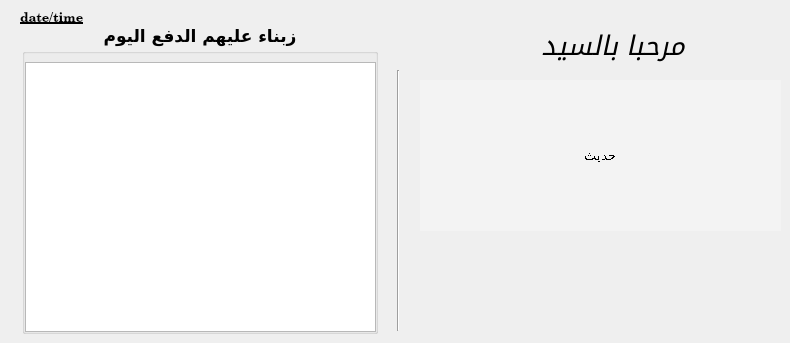
   <widget class="QWidget" name="home_sub_tab">
    <property name="locale">
     <locale language="Arabic" country="Morocco"/>
    </property>
    <attribute name="title">
     <string notr="true">الرئيسية</string>
    </attribute>
    <widget class="QLabel" name="wilcom_label">
     <property name="geometry">
      <rect>
       <x>439</x>
       <y>20</y>
       <width>340</width>
       <height>51</height>
      </rect>
     </property>
     <property name="font">
      <font>
       <family>AlBattar</family>
       <pointsize>20</pointsize>
       <weight>50</weight>
       <italic>true</italic>
       <bold>false</bold>
      </font>
     </property>
     <property name="frameShadow">
      <enum>QFrame::Raised</enum>
     </property>
     <property name="lineWidth">
      <number>0</number>
     </property>
     <property name="text">
      <string>مرحبا بالسيد </string>
     </property>
     <property name="textFormat">
      <enum>Qt::AutoText</enum>
     </property>
     <property name="scaledContents">
      <bool>false</bool>
     </property>
     <property name="alignment">
      <set>Qt::AlignCenter</set>
     </property>
     <property name="wordWrap">
      <bool>false</bool>
     </property>
     <property name="textInteractionFlags">
      <set>Qt::NoTextInteraction</set>
     </property>
    </widget>
    <widget class="QLabel" name="date_time_label">
     <property name="geometry">
      <rect>
       <x>20</x>
       <y>10</y>
       <width>161</width>
       <height>17</height>
      </rect>
     </property>
     <property name="font">
      <font>
       <family>Century Schoolbook L</family>
       <pointsize>10</pointsize>
       <weight>75</weight>
       <bold>true</bold>
       <underline>true</underline>
      </font>
     </property>
     <property name="text">
      <string>date/time</string>
     </property>
    </widget>
    <widget class="QLabel" name="hadit_label">
     <property name="geometry">
      <rect>
       <x>420</x>
       <y>80</y>
       <width>361</width>
       <height>151</height>
      </rect>
     </property>
     <property name="font">
      <font>
       <family>AlBattar</family>
       <pointsize>12</pointsize>
       <weight>50</weight>
       <italic>false</italic>
       <bold>false</bold>
       <underline>false</underline>
       <strikeout>false</strikeout>
       <stylestrategy>NoAntialias</stylestrategy>
       <kerning>false</kerning>
      </font>
     </property>
     <property name="cursor">
      <cursorShape>ForbiddenCursor</cursorShape>
     </property>
     <property name="mouseTracking">
      <bool>true</bool>
     </property>
     <property name="focusPolicy">
      <enum>Qt::NoFocus</enum>
     </property>
     <property name="contextMenuPolicy">
      <enum>Qt::NoContextMenu</enum>
     </property>
     <property name="acceptDrops">
      <bool>false</bool>
     </property>
     <property name="styleSheet">
      <string notr="true">background-color: rgb(243, 243, 243);
padding: 7px;</string>
     </property>
     <property name="text">
      <string>&lt;html&gt;&lt;head/&gt;&lt;body&gt;&lt;p align=&quot;center&quot;&gt;&lt;span style=&quot; font-size:10pt;&quot;&gt;حديث&lt;/span&gt;&lt;/p&gt;&lt;/body&gt;&lt;/html&gt;</string>
     </property>
     <property name="scaledContents">
      <bool>false</bool>
     </property>
     <property name="alignment">
      <set>Qt::AlignCenter</set>
     </property>
     <property name="wordWrap">
      <bool>true</bool>
     </property>
     <property name="openExternalLinks">
      <bool>false</bool>
     </property>
     <property name="textInteractionFlags">
      <set>Qt::NoTextInteraction</set>
     </property>
    </widget>
    <widget class="QGroupBox" name="groupBox">
     <property name="geometry">
      <rect>
       <x>22</x>
       <y>24</y>
       <width>356</width>
       <height>310</height>
      </rect>
     </property>
     <property name="font">
      <font>
       <family>Dimnah</family>
       <pointsize>13</pointsize>
       <weight>75</weight>
       <bold>true</bold>
      </font>
     </property>
     <property name="contextMenuPolicy">
      <enum>Qt::DefaultContextMenu</enum>
     </property>
     <property name="title">
      <string>زبناء عليهم الدفع اليوم</string>
     </property>
     <property name="alignment">
      <set>Qt::AlignCenter</set>
     </property>
     <widget class="QTableWidget" name="clients_pay_today_table">
      <property name="geometry">
       <rect>
        <x>3</x>
        <y>38</y>
        <width>351</width>
        <height>270</height>
       </rect>
      </property>
      <property name="font">
       <font>
        <pointsize>8</pointsize>
        <stylestrategy>PreferDefault</stylestrategy>
       </font>
      </property>
      <property name="sizeAdjustPolicy">
       <enum>QAbstractScrollArea::AdjustIgnored</enum>
      </property>
      <property name="autoScrollMargin">
       <number>5</number>
      </property>
      <property name="showDropIndicator" stdset="0">
       <bool>true</bool>
      </property>
      <property name="selectionMode">
       <enum>QAbstractItemView::SingleSelection</enum>
      </property>
      <property name="selectionBehavior">
       <enum>QAbstractItemView::SelectRows</enum>
      </property>
      <property name="textElideMode">
       <enum>Qt::ElideMiddle</enum>
      </property>
      <property name="showGrid">
       <bool>true</bool>
      </property>
      <property name="gridStyle">
       <enum>Qt::DashDotDotLine</enum>
      </property>
      <property name="sortingEnabled">
       <bool>true</bool>
      </property>
      <property name="wordWrap">
       <bool>true</bool>
      </property>
      <attribute name="horizontalHeaderVisible">
       <bool>false</bool>
      </attribute>
      <attribute name="horizontalHeaderCascadingSectionResizes">
       <bool>true</bool>
      </attribute>
      <attribute name="horizontalHeaderHighlightSections">
       <bool>true</bool>
      </attribute>
      <attribute name="horizontalHeaderMinimumSectionSize">
       <number>75</number>
      </attribute>
      <attribute name="verticalHeaderVisible">
       <bool>false</bool>
      </attribute>
      <column>
       <property name="text">
        <string>الإسم</string>
       </property>
       <property name="font">
        <font>
         <family>AlHor</family>
         <pointsize>9</pointsize>
        </font>
       </property>
      </column>
      <column>
       <property name="text">
        <string>اللقب</string>
       </property>
       <property name="font">
        <font>
         <family>AlHor</family>
         <pointsize>9</pointsize>
        </font>
       </property>
      </column>
      <column>
       <property name="text">
        <string>المبلغ</string>
       </property>
       <property name="font">
        <font>
         <family>AlHor</family>
         <pointsize>9</pointsize>
        </font>
       </property>
      </column>
     </widget>
    </widget>
    <widget class="Line" name="line">
     <property name="geometry">
      <rect>
       <x>390</x>
       <y>70</y>
       <width>16</width>
       <height>261</height>
      </rect>
     </property>
     <property name="orientation">
      <enum>Qt::Vertical</enum>
     </property>
    </widget>
   </widget>
